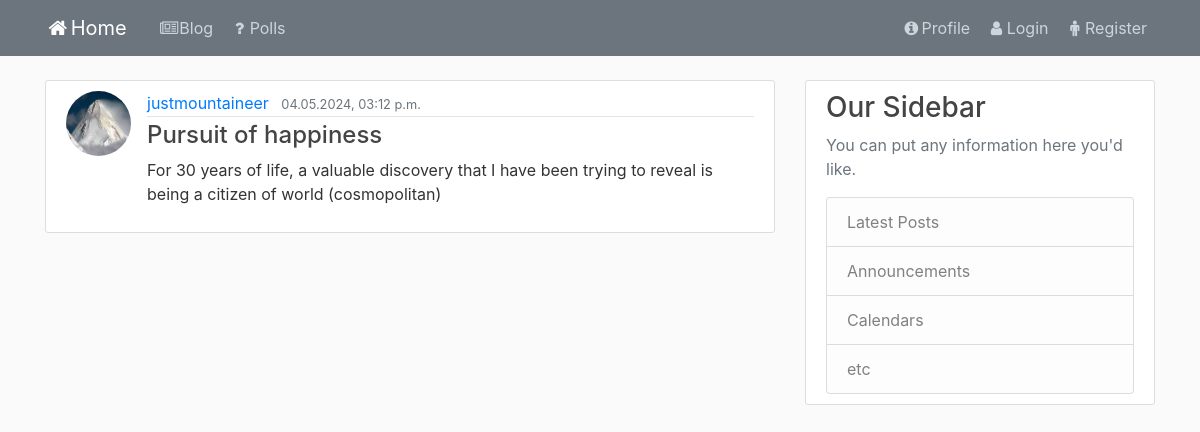
/blog/post/6/, run on the app's committed database.
### blog/models.py (models this page shows, shortened)
class Post(models.Model):
    title = models.CharField(max_length=100)
    author = models.ForeignKey(User, on_delete=models.CASCADE)
    content = models.TextField()
    publication_date = models.DateTimeField(default=timezone.now)

### user/models.py (models this page shows, shortened)
class Profile(models.Model):
    user = models.OneToOneField(User, on_delete=models.CASCADE)
    image = models.ImageField(default='default.jpg', upload_to='profile_pics')

### blog/views.py (the view)
# urls.py: path('post/<int:pk>/', views.PostDetailView.as_view(), name='post-detail'),
class PostDetailView(generic.DetailView):
    model = Post

### blog/templates/blog/post_detail.html (shortened to what this page needs)
{% extends 'blog/base_blog.html' %}
{% block content %}
    <article class="media content-section">
        <img class="rounded-circle article-img" src="{{ post.author.profile.image.url }}">
        <div class="media-body">
            <div class="article-metadata">
                {% if object.author == user %}
                    <a class="mr-2" href="{% url 'user:user-profile' %}">{{ object.author }}</a>
                {% else %}
                    <a class="mr-2" href="{% url 'blog:user-blog' object.author.username %}">{{ object.author }}</a>
                {% endif %}
                <small class="text-muted">{{ object.publication_date|date:'d.m.Y, h:i a' }}</small>
            </div>
            <h4 class="article-title">{{ post.title }}</h4>
            <p class="article-content"> {{ post.content }}</p>
        </div>
    </article>
{% endblock content %}

### blog/static/blog/base.css (style rules this page uses)
body { background: #fafafa; color: #333333; margin-top: 5rem; }
h1, h2, h3, h4, h5, h6 { color: #444444; }
.content-section { background: #ffffff; padding: 10px 20px; border: 1px solid #dddddd; border-radius: 3px; margin-bottom: 20px; }
.article-title { color: #444444; }
.article-content { white-space: pre-line; }
.article-img { height: 65px; width: 65px; margin-right: 16px; }
.article-metadata { padding-bottom: 1px; margin-bottom: 4px; border-bottom: 1px solid #e3e3e3 }

### data on the page
Post: author.profile.image (placeholder picture), author "justmountaineer", publication_date "04.05.2024, 03:12 p.m.", title "Pursuit of happiness", content "For 30 years of life, a valuable discovery that I have been trying to reveal is being a citizen of world (cosmopolitan)"
